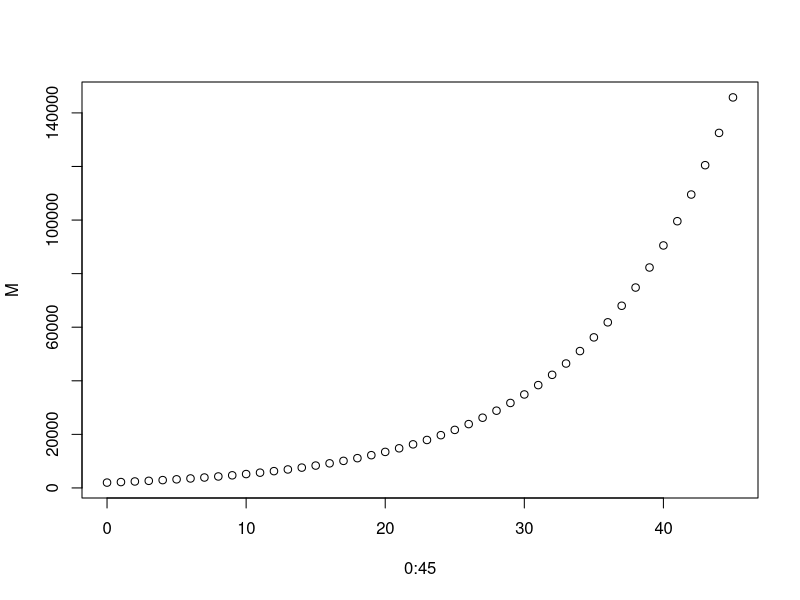

The R source for this figure:
# yearly interest rate
i=0.10; 

#Initialize a vector to store the bank acount balances
#Start with the initial deposit amount.
M = 2000; 

#for each year, add the interest to the previous
#balance and append the new balance to the vector M.
for(yr in 1:45){
  M[yr+1]=M[yr]+M[yr]*i; 
}

#Plot the account balances for the first 45 years.
#Note: the first entry in the vector is year 0, not year 1
plot(0:45,M)

#Return the final amount in the account
M[46]